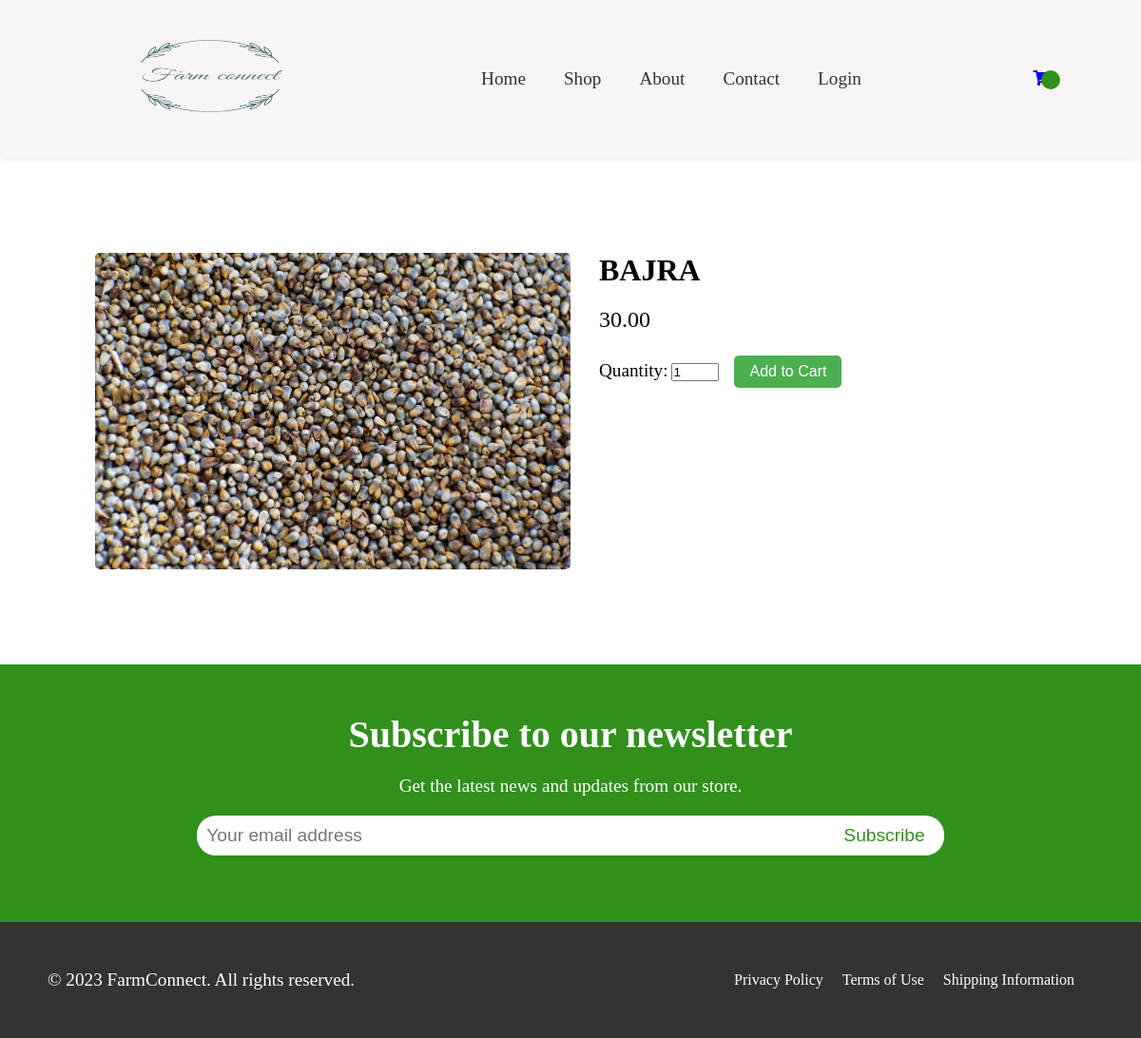
Page /product/24/ on the committed database.
### ecommerce/models.py (models this page shows, shortened)
class Product(models.Model):
    user = models.ForeignKey(User,on_delete=models.SET_NULL,null=True)
    name = models.CharField(max_length=200,null=True,blank=True)
    image = models.ImageField(null=True,blank=True)
    brand = models.CharField(max_length=200,null=True,blank=True)
    category = models.CharField(max_length=200,null=True,blank=True)
    description = models.TextField(null=True,blank=True)
    rating = models.DecimalField(max_digits=7,decimal_places=2,null=True,blank=True)
    numReviews = models.IntegerField(null=True,blank=True,default=0)
    price = models.DecimalField(max_digits=7,decimal_places=2,null=True,blank=True)
    countInStock = models.IntegerField(null=True,blank=True,default=0)
    createdAt = models.DateTimeField(auto_now_add=True)
    _id = models.AutoField(primary_key=True,editable=False)

### ecommerce/views.py (the view)
# urls.py: path("product/<int:pk>/",product_description_page,name="product"),
def product_description_page(request,pk):
    product = Product.objects.get(pk=pk)
    context = {
        "product":product
    }
    return render(request,'home/description.html',context)

### templates/home/description.html (shortened to what this page needs)
{% extends 'base.html' %}
{% load static%}
{% block additional_css %}
<link rel="stylesheet" href="{% static 'css/style.css' %}">
<link rel="stylesheet" href="{% static 'css/description.css' %}">
{% endblock additional_css %}
{% block content %}
<div class="product-container">
    <div class="product">
      <img src="{{product.image.url}}" alt="Product 1">
      <div class="product-details">
        <h1>{{product.name}}</h1>
        <p class="price">{{product.price}}</p>
        <label for="quantity">Quantity:</label>
        <input type="number" id="quantity" name="quantity" value="1">
        <button class="btn add-to-cart update-cart" data-product="{{ obj.pk }}" data-action="add" data-id="{{ obj.pk }}">Add to Cart</button>
      </div>
    </div>
  </div>
{% endblock %}

### static/css/style.css (style rules this page uses)
* { margin: 0; padding: 0; box-sizing: border-box; }
.btn { display: inline-block; color: #fff; padding: 10px 20px; border-radius: 20px; text-decoration: none; transition: all 0.3s; background-color: #4CAF50; border: none; text-align: center; font-size: 16px; margin: 4px 2px; cursor: pointer; }

### static/css/description.css (style rules this page uses)
.product-container { margin: 100px; max-width: 1200px; }
.product { display: flex; margin-top: 50px; }
.product img { width: 50%; height: auto; margin-right: 30px; border-radius: 5px; }
.product-details { width: 50%; }
.product-details h1 { font-size: 2em; margin-bottom: 20px; }
.product-details p.price { font-size: 1.5em; margin-bottom: 20px; }
.product-details label { font-size: 1.2em; }
.product-details input[type="number"] { width: 50px; margin-right: 10px; }
.add-to-cart { background-color: #4CAF50; color: white; padding: 8px 16px; border: none; border-radius: 5px; cursor: pointer; transition: background-color 0.3s ease; }

### rows in the picture
Product: image (picture), name "BAJRA", price "30.00"
